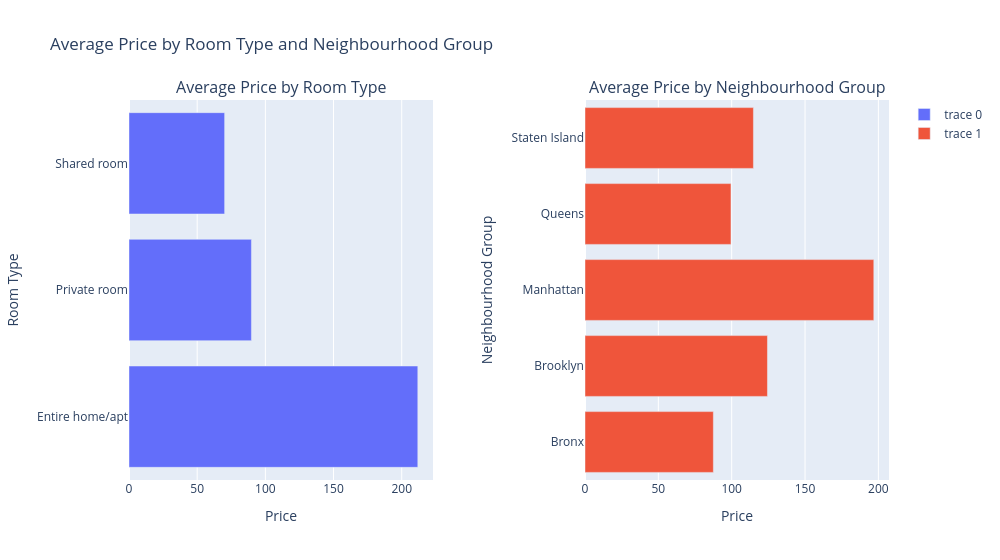

This figure's notebook cell:
### Code cell
# Plotting the average price per neighbourhood group and room type in plotly
colors = px.colors.qualitative.Pastel1
# creating subplots with larger spacing
fig = make_subplots(rows=1, cols=2, 
                    subplot_titles=("Average Price by Room Type", "Average Price by Neighbourhood Group"),
                    horizontal_spacing=0.2)
# creating a horisontal bar chart for room types and mean prices
room_type_prices = df.groupby('room_type')['price'].mean()
fig.add_trace(go.Bar(x=room_type_prices.values, y=room_type_prices.index, orientation='h'), row=1, col=1)
fig.update_xaxes(title_text="Price", row=1, col=1)
fig.update_yaxes(title_text="Room Type", row=1, col=1)
# creating a horisontal bar chart for neighbourhood groups and mean prices
neighbourhood_prices = df.groupby('neighbourhood_group')['price'].mean()
fig.add_trace(go.Bar(x=neighbourhood_prices.values, y=neighbourhood_prices.index, orientation='h'), row=1, col=2)
fig.update_xaxes(title_text="Price", row=1, col=2)
fig.update_yaxes(title_text="Neighbourhood Group", row=1, col=2)
# setting the title for subplots
fig.update_layout(title='Average Price by Room Type and Neighbourhood Group', width=1000)
fig.show();

### Figure 1 — Plotly figure (JSON) as saved in the notebook; plotly's stock layout.template omitted (floating-point values rounded to 4 significant figures)
{"data": [{"orientation": "h", "type": "bar", "x": [211.8, 89.78, 70.13], "xaxis": "x", "y": ["Entire home/apt", "Private room", "Shared room"], "yaxis": "y"}, {"orientation": "h", "type": "bar", "x": [87.5, 124.4, 196.9, 99.52, 114.8], "xaxis": "x2", "y": ["Bronx", "Brooklyn", "Manhattan", "Queens", "Staten Island"], "yaxis": "y2"}], "layout": {"annotations": [{"font": {"size": 16}, "showarrow": false, "text": "Average Price by Room Type", "x": 0.2, "xanchor": "center", "xref": "paper", "y": 1, "yanchor": "bottom", "yref": "paper"}, {"font": {"size": 16}, "showarrow": false, "text": "Average Price by Neighbourhood Group", "x": 0.8, "xanchor": "center", "xref": "paper", "y": 1, "yanchor": "bottom", "yref": "paper"}], "title": {"text": "Average Price by Room Type and Neighbourhood Group"}, "width": 1000, "xaxis": {"anchor": "y", "domain": [0, 0.4], "title": {"text": "Price"}}, "xaxis2": {"anchor": "y2", "domain": [0.6, 1], "title": {"text": "Price"}}, "yaxis": {"anchor": "x", "domain": [0, 1], "title": {"text": "Room Type"}}, "yaxis2": {"anchor": "x2", "domain": [0, 1], "title": {"text": "Neighbourhood Group"}}}}
